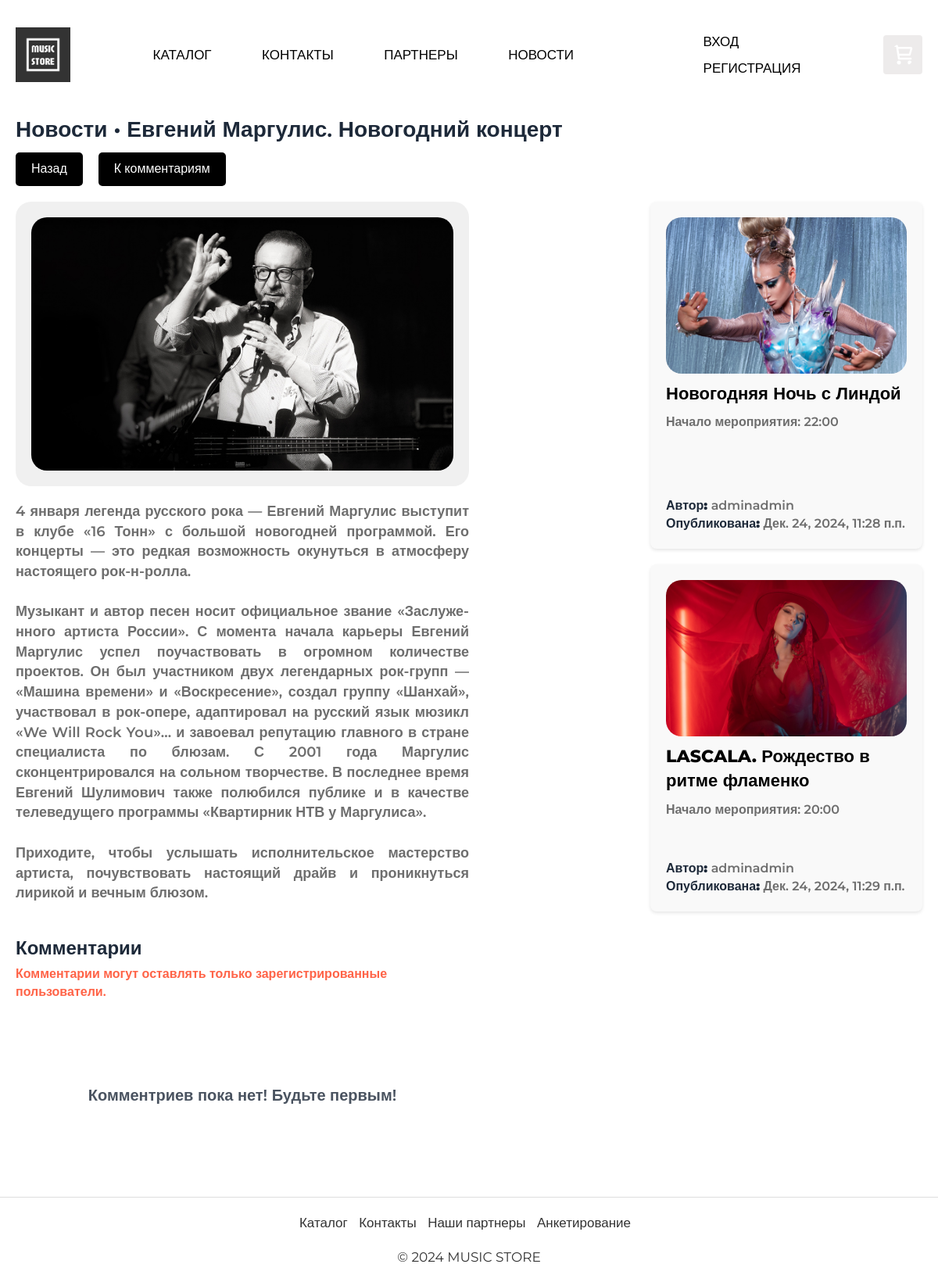
Page /news/20/ on the committed database.
### app/models.py (models this page shows, shortened)
class News(models.Model):
    id = models.BigAutoField(primary_key=True)
    user = models.ForeignKey(User, on_delete=models.CASCADE)
    title = models.CharField(max_length=100)
    short_info = models.TextField()
    text = models.TextField()
    date = models.DateTimeField(auto_now_add=True)

class NewsImages(models.Model):
    id = models.BigAutoField(primary_key=True)
    news = models.ForeignKey(News, on_delete=models.CASCADE)
    path = models.FileField()

### app/views.py (the view, shortened to what this page needs)
# urls.py: path('news/<int:item>/', views.newsdetails, name='newsdetails'),
def newsdetails(request, item):
    avatar = None
    news_data = {
        "title": "Страница не найдена",
        "news":{"name": "Страница не найдена"},
        "id": 0
    }
    news = News.objects.filter(id=item).first()
    if news:
        images = NewsImages.objects.filter(news=news)
        comments = NewsComments.objects.filter(news=news)
        all_news = News.objects.exclude(id=news.id)[:4]
        for snews in all_news:
            images1 = NewsImages.objects.filter(news=snews)
            snews.images = images1
        news.images = images
        comment_form = NewsCommentForm()
        news_data = {
            "title": news.title,
            "id": news.id,
            "news": news,
            "all_news": all_news,
            "comments": comments,
            "comment_form": comment_form
        }
    context = news_data
    return render(request, 'app/newsdetails.html', context)

### app/templates/app/newsdetails.html (shortened to what this page needs)
﻿{% extends "app/layout.html" %}
{% load static %}
{% block content %}
<div style="margin: 20px 0">
    <div style="display: flex; width: 100%; flex-direction: column; font-size: 28px; color: #1D2939; font-weight: 600; margin-bottom: 30px;">
        {% if id == 0 %}
        <div>
            {{ title }}
        </div>
        <div style="font-size: 20px; color: #1D2939; font-weight: 600; margin-bottom: 30px;">
            Пожалуйста, проверьте правильность ссылки
            <div style="display: flex; gap: 20px; margin-top: 15px;">
                <button class="button-usual"><a style="color: #fff; text-decoration: none;" href="{% url 'home' %}">На главную</a></button>
                <button><a style="color: #fff; text-decoration: none;" href="{% url 'catalog' %}">В каталог</a></button>
            </div>
        </div>
        {% else %}
        <div>
            <a style="text-decoration: none; color: #1D2939;" href="{% url 'news' %}">
                Новости •
            </a>
            <a style="text-decoration: none; color: #1D2939;" href="/news/{{news.id}}/">
                {{ title }}
            </a>
        </div>
        <div style="display: flex; gap: 20px; margin-top: 10px;">
            <button class="button-usual"><a style="color: #fff; text-decoration: none;" href="{% url 'news' %}">Назад</a></button>
            <button class="button-usual" style="border: none; outline: none" onclick="scrollToComments()" class="button-usual">К комментариям</button>
        </div>
        <div>
            <div class="article-container">
                <div class="image-block">
                    <div class="product-image" style="min-height: 350px; max-height: 450px; overflow: hidden; background-color: #f0f0f0; border-radius: 20px; padding: 20px; ">
                        {% if news.images %}
                        {% if news.images|length > 1 %}
                        <div id="carouselExample{{ news.id }}" class="carousel slide" data-ride="carousel" style="max-height: 450px; ">
                            <div class="carousel-inner" style="max-height: 450px; ">
                                {% for image in news.images %}
                                <div class="carousel-item {% if forloop.first %}active{% endif %}">
                                    <img src="{{ image.path.url }}" class="d-block w-100" alt="Изображение товара" style="max-height: 410px; object-fit: cover; border-radius: 20px;">
                                </div>
                                {% endfor %}
                            </div>
                            <a class="carousel-control-prev" href="#carouselExample{{ news.id }}" role="button" data-slide="prev">
                                <span class="carousel-control-prev-icon" aria-hidden="true"></span>
                                <span class="sr-only">Previous</span>
                            </a>
                            <a class="carousel-control-next" href="#carouselExample{{ news.id }}" role="button" data-slide="next">
                                <span class="carousel-control-next-icon" aria-hidden="true"></span>
                                <span class="sr-only">Next</span>
                            </a>
                        </div>
                        {% else %}
                        <img src="{{ news.images.0.path.url }}" alt="Изображение товара" style="width: 100%; max-height: 410px; object-fit: cover; border-radius: 20px;">
                        {% endif %}
                        {% else %}
                        <img src="{% static 'app/content/nophoto.jpg' %}" alt="Нет фото" style="width: 100%; max-height: 410px; object-fit: cover; border-radius: 20px;">
                        {% endif %}
                    </div>
                    <div class="text-block">
                        <p> {{news.text|linebreaksbr}} </p>
                    </div>
                </div>
                <div class="other_news">
                    {% for single_news in all_news %}
                    <div class="product-card" style="max-height: 450px;">
                        <div class="product-details">
                            {% if single_news.images|length > 1 %}
                            <div>
                                <div class="product-image" style="min-height: 200px; height: 200px; overflow: hidden;">
                                    {% if single_news.images %}
                                    {% if single_news.images|length > 1 %}
                                    <div id="carouselExample{{ single_news.id }}" class="carousel slide" data-ride="carousel" style="height: 200px; margin: 0;">
                                        <div class="carousel-inner" style="height: 200px;">
                                            {% for image in single_news.images %}
                                            <div class="carousel-item {% if forloop.first %}active{% endif %}">
                                                <img src="{{ image.path.url }}" class="d-block w-100" alt="Изображение новости" style="height: 200px; object-fit: cover; border-radius: 20px;">
                                            </div>
                                            {% endfor %}
                                        </div>
                                        <a class="carousel-control-prev" href="#carouselExample{{ single_news.id }}" role="button" data-slide="prev">
                                            <span class="carousel-control-prev-icon" aria-hidden="true"></span>
                                            <span class="sr-only">Previous</span>
                                        </a>
                                        <a class="carousel-control-next" href="#carouselExample{{ single_news.id }}" role="button" data-slide="next">
                                            <span class="carousel-control-next-icon" aria-hidden="true"></span>
                                            <span class="sr-only">Next</span>
                                        </a>
                                    </div>
                                    {% else %}
                                    <img src="{{ single_news.images.0.path.url }}" alt="Изображение новости" style="width: 100%; height: 100%; object-fit: cover; border-radius: 20px;">
                                    {% endif %}
                                    {% else %}
                                    <img src="{% static 'app/content/nophoto.jpg' %}" alt="Нет фото" style="width: 100%; height: 100%; object-fit: cover; border-radius: 20px;">
                                    {% endif %}
                                </div>
                                <a style="text-decoration: none;" href="/news/{{ single_news.id }}/">
                                    <div class="product-card-title" style="margin-top: 10px">{{ single_news.title }}</div>
                                    <p class="product-card-description" style="text-align: left">{{ single_news.short_info }}</p>
                                </a>
                            </div>
                            {% else %}
                            <a style="text-decoration: none;" href="/news/{{ single_news.id }}/">
                                <div>
                                    <div class="product-image" style="min-height: 200px; height: 200px; overflow: hidden;">
                                        {% if single_news.images %}
                                        {% if single_news.images|length > 1 %}
                                        <div id="carouselExample{{ single_news.id }}" class="carousel slide" data-ride="carousel" style="height: 200px; margin: 0;">
                                            <div class="carousel-inner" style="height: 200px;">
                                                {% for image in single_news.images %}
                                                <div class="carousel-item {% if forloop.first %}active{% endif %}">
                                                    <img src="{{ image.path.url }}" class="d-block w-100" alt="Изображение новости" style="height: 200px; object-fit: cover; border-radius: 20px;">
                                                </div>
                                                {% endfor %}
                                            </div>
                                            <a class="carousel-control-prev" href="#carouselExample{{ single_news.id }}" role="button" data-slide="prev">
                                                <span class="carousel-control-prev-icon" aria-hidden="true"></span>
                                                <span class="sr-only">Previous</span>
                                            </a>
                                            <a class="carousel-control-next" href="#carouselExample{{ single_news.id }}" role="button" data-slide="next">
                                                <span class="carousel-control-next-icon" aria-hidden="true"></span>
                                                <span class="sr-only">Next</span>
                                            </a>
                                        </div>
                                        {% else %}
                                        <img src="{{ single_news.images.0.path.url }}" alt="Изображение новости" style="width: 100%; height: 100%; object-fit: cover; border-radius: 20px;">
                                        {% endif %}
                                        {% else %}
                                        <img src="{% static 'app/content/nophoto.jpg' %}" alt="Нет фото" style="width: 100%; height: 100%; object-fit: cover; border-radius: 20px;">
                                        {% endif %}
                                    </div>
                                    <div class="product-card-title" style="margin-top: 10px">{{ single_news.title }}</div>
                                    <p class="product-card-description" style="text-align: left">{{ single_news.short_info }}</p>
                                </div>
                            </a>
                            {% endif %}
                            <div>
                                <div style="font-size: 16px; color: #6e6e6e"><b style="color: #1D2939;">Автор:</b> {{ single_news.user }}</div>
                                <div style="font-size: 16px; color: #6e6e6e"><b style="color: #1D2939;">Опубликована:</b> {{ single_news.date }}</div>
                            </div>
                        </div>
                    </div>
                    {% endfor %}
                </div>
            </div>
            <div id="comments" style="font-size: 24px; color: #1D2939; font-weight: 600; margin: 30px 0 5px 0;">
                Комментарии
            </div>
            <div style="width: 50%">
                {% if not user.is_authenticated %}
                <p style="color: #FF6347; margin-bottom: 20px;font-size: 16px">Комментарии могут оставлять только зарегистрированные пользователи.</p>
                {% endif %}
                {% if comments %}
                <div class="orders-block" style="display: flex; flex-direction:column; width: 100%; margin-bottom: 20px; gap: 15px;">
                    {% for comment in comments %}
                    <div style="display: flex; flex-direction: column; justify-content: space-between; border: 1px solid #ccc; padding: 20px; border-radius: 20px">
                        <div style="display: flex; justify-content: space-between">
                            <div style="display: flex; flex-direction: column; justify-content: space-between; margin-bottom: 10px;">
                                <div style="width: 300px; font-weight: bold; color: #1D2939; font-size: 18px;">{{ comment.user }}</div>
                                <div style="width: 300px; font-weight: bold; color: #1D2939; font-size: 18px;">{{ comment.date }}</div>
                            </div>
                            {% if user and user == comment.user %}
                            <div style="display: flex; align-items: flex-start; justify-content: flex-end; width: 100%; gap: 20px;">
                                <div style="display: flex; width: fit-content">
                                    <button onclick="deleteReview({ comment,id })" class="show-items-btn" style="padding: 5px 10px; background-color: #e54747; color: #fff; border: none; border-radius: 5px; cursor: pointer;">Удалить комментарий</button>
                                </div>
                            </div>
                            {% endif %}
                        </div>
                        <div style="font-size: 16px; color: #6e6e6e; text-align: justify">
                            {{comment.comment}}
                        </div>
                    </div>
                    {% endfor %}
                </div>
                {% else %}
                <div style="font-size: 20px; height: 200px; opacity: 0.8; display: flex; justify-content: center; align-items: center;">
                    Комментриев пока нет! Будьте первым!
                </div>
                {% endif %}
            </div>
        </div>
        {% endif %}
    </div>
</div>
{% endblock %}

### app/static/app/content/site.css (style rules this page uses)
button, input, optgroup, select, textarea { font-size: initial !important; }
* { padding: 0; margin: 0; font-family: "Montserrat", sans-serif; transition: all 0.3s; }
p { margin: 0; }
html, body { margin: 0; max-width: 100vw; height: 100%; color: #333; }
.button-usual { padding: 10px 20px; background-color: #000; color: #fff; border: none; border-radius: 5px; cursor: pointer; outline: none; }
.product-card { background-color: #f9f9f9; border-radius: 8px; box-shadow: 0 2px 4px rgba(0, 0, 0, 0.1); padding: 20px; display: flex; flex-direction: column; transition: transform 0.2s ease-in-out; cursor: pointer; height: 100%; }
.product-image { flex: 0 0 30%; }
.product-details { flex: 1; display: flex; flex-direction: column; justify-content: space-between; }
.product-card-title { width: 100%; text-align: left; color: #000; font-weight: 800; font-size: 22px; margin-bottom: 10px; }
.product-card-description { width: 100%; text-align: justify; color: #6E6E6E; font-size: 16px; }
.article-container { display: flex; flex-wrap: wrap; justify-content: space-between; position: relative; margin-top: 20px; }
.image-block { flex: 0 0 50%; margin-right: 20px; }
.text-block { flex-grow: 1; font-size: 18px; color: #6e6e6e; text-align: justify; margin-top: 20px; }
.other_news { flex: 0 0 30%; display: flex; flex-direction: column; gap: 20px; }

### rows in the picture
News: title "Евгений Маргулис. Новогодний концерт", images.0.path (picture), text "4 января легенда русс­кого рока — Евгений Маргулис выступит в клубе «16 Тонн» с большой новогодней программой. Его концер­ты — это ре­дкая воз­мож­ность окунуться в ат­мос­феру на­стоящего рок-н-ро­лла. Му­зы­кант и автор песен носит официаль­ное звание «Заслуже­нного ар­тис­та России». С момента начала карьеры Евгений Маргулис успел поучаствовать в огромном количестве проектов. Он был участником двух легендарных рок-групп — «Машина времени» и «Воскресение», создал группу «Шанхай», участвовал в рок-опере, адаптировал на русский язык мюзикл «We Will Rock You»… и завоевал репутацию главного в стране специалиста по блюзам. С 2001 года Маргулис сконцентрировался на сольном творчестве. В…"
News: images.0.path (picture), title "Новогодняя Ночь с Линдой", short_info "Начало мероприятия: 22:00", user "adminadmin", date "Дек. 24, 2024, 11:28 п.п."
News: images.0.path (picture), title "LASCALA. Рождество в ритме фламенко", short_info "Начало мероприятия: 20:00", user "adminadmin", date "Дек. 24, 2024, 11:29 п.п."
